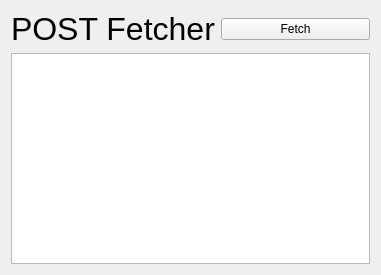
<?xml version="1.0" encoding="UTF-8"?>
<ui version="4.0">
 <class>Widget</class>
 <widget class="QWidget" name="Widget">
  <property name="geometry">
   <rect>
    <x>0</x>
    <y>0</y>
    <width>381</width>
    <height>275</height>
   </rect>
  </property>
  <property name="windowTitle">
   <string>Widget</string>
  </property>
  <layout class="QVBoxLayout" name="verticalLayout">
   <item>
    <layout class="QHBoxLayout" name="horizontalLayout">
     <item>
      <widget class="QLabel" name="label">
       <property name="font">
        <font>
         <pointsize>24</pointsize>
        </font>
       </property>
       <property name="text">
        <string>POST Fetcher</string>
       </property>
      </widget>
     </item>
     <item>
      <widget class="QPushButton" name="fetchPushButton">
       <property name="text">
        <string>Fetch</string>
       </property>
      </widget>
     </item>
    </layout>
   </item>
   <item>
    <widget class="QListWidget" name="listWidget"/>
   </item>
  </layout>
 </widget>
 <resources/>
 <connections/>
</ui>
